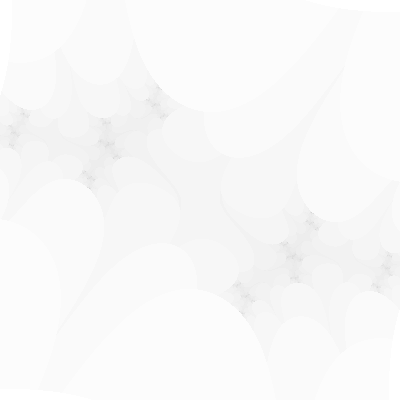
Frame 1 (no input)
Frame 60 (no input): identical to frame 1, image omitted
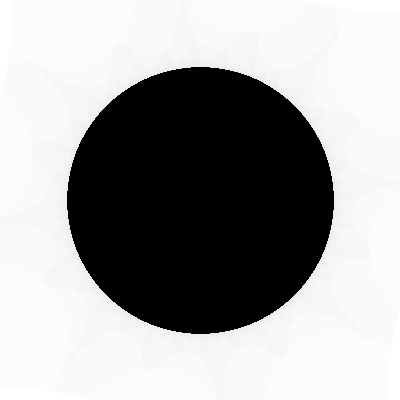
Frame 120 (the mouse pressed at the canvas centre since frame 60)

The p5.js sketch that drew these frames (run headless with seeded random() and noise() and a simulated clock; from frame 60 on, the mouse is pressed at the canvas centre):

// p5.js sketch
// ── sketch.js
// https://en.wikipedia.org/wiki/Julia_set
// http://paulbourke.net/fractals/juliaset/

// const ca = 0
// const cb = 0.8
// const ca = -0.70167
// const cb = -0.3842
let ca
let cb

const maxI = 100

const minVal = -1.5
const maxVal = 1.5

function setup() {
  createCanvas(400, 400)
  pixelDensity(1)
}

function draw() {
  ca = map(mouseX, 0, width, -1, 1)
  cb = map(mouseY, 0, height, -1, 1)

  loadPixels()
  for (let x = 0; x < width; x++) {
    for (let y = 0; y < width; y++) {
      let a = map(x, 0, width, minVal, maxVal)
      let b = map(y, 0, height, minVal, maxVal)

      let n = 0

      while (n < maxI) {
        let aa = a * a - b * b
        let bb = 2 * a * b

        if (abs(aa + bb) > 4) {
          break
        }

        a = aa + ca
        b = bb + cb

        n++
      }

      // let bright = 255
      // let bright = (n * 16) % 255
      let bright = map(n, 0, maxI, 255, 0)
      // bright = map(sqrt(bright), 0, 1, 0, 255)
      if (n === maxI) {
        bright = 0
      }

      let pix = (x + y * width) * 4
      pixels[pix + 0] = bright
      pixels[pix + 1] = bright
      pixels[pix + 2] = bright
      pixels[pix + 3] = 255
    }
  }
  updatePixels()
}
